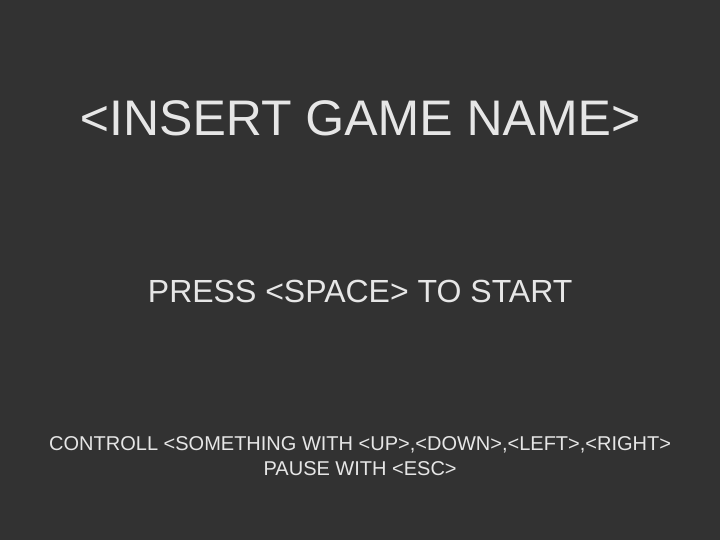
Frame 1 (no input)
Frame 60 (no input): identical to frame 1, image omitted
Frame 120 (the mouse pressed at the canvas centre since frame 60): identical to frame 1, image omitted

The p5.js sketch that drew this single still picture (run headless with seeded random() and noise() and a simulated clock; from frame 60 on, the mouse is pressed at the canvas centre):

// p5.js sketch
// ── sketch.js
var state = "START",
    score = 0, hiscore = 0,
    DIR = { UP: "UP", DOWN: "DOWN", LEFT: "LEFT", RIGHT: "RIGHT"},
    CONF = {
      WIDTH: 720, HEIGHT: 540
    }
;



function setup() {
  createCanvas(CONF.WIDTH, CONF.HEIGHT);
  frameRate(60);
  lastFrame = millis();
}

function draw() {
  deltaTime = (millis() - lastFrame) / 1000;
  lastFrame = millis();
  background(50);
  fill(0);
  noStroke();
  textFont("Arial");

  if (state == "PLAY") {
    Views.play();
  } else if (state == "READY") {
    Views.play();
  } else if (state == "START") {
    Views.start();
  } else if (state == "PAUSE") {
    Views.pause();
  } else if (state == "END") {
    Views.game_over();
  } else {
    console.error("UNKNOWN STATE: " + state);
  }
}

function keyPressed() {
  if (state == "PLAY" || state == "READY") {
    state = "PLAY";
    if (keyCode === UP_ARROW) {
    } else if (keyCode === DOWN_ARROW) {
    } else if (keyCode === LEFT_ARROW) {
    } else if (keyCode === RIGHT_ARROW) {
    }
  }

  if (key == ' ' && state == "START") {
    state = "READY";
  } else if (key == ' ' && state == "PLAY") {
  }
  if (keyCode === ESCAPE && state == "PLAY") {
    // if (music) song.pause();
    state = "PAUSE";
  } else if (keyCode === ESCAPE && state == "PAUSE") {
    // if (music) song.loop();
    state = "PLAY";
  }

  if (keyCode === ENTER && state == "END") {
    state = "READY";
  }

  return false;
}

// ── views.js
var 
    COLORS = {
        RED: [250, 40, 40],
        HEAD: [100, 250, 100],
        TAIL: [50, 180, 50]
    },
    Views = {
      play: function() {
        push();
        textSize(20);
        noStroke();
        fill(230);
        text("SCORE: " + score, 20, 20);
        textAlign(RIGHT);
        text("HI-SCORE: " + hiscore, width - 20, 20);
        pop();
        this.music();
      },

      start: function() {
        push();
        noStroke();
        fill(230);
        textAlign(CENTER);
        textSize(50);
        text("<INSERT GAME NAME>", width/2, height/4);
        textSize(32);
        text("PRESS <SPACE> TO START", width/2, (height/2)+32);
        textSize(20);
        text("CONTROLL <SOMETHING WITH <UP>,<DOWN>,<LEFT>,<RIGHT>\nPAUSE WITH <ESC>", width/2,(height/6)*5);
        pop();
        this.music();
      },

      pause: function() {
        push();
        textSize(40);
        stroke(50);
        fill(230);
        textAlign(CENTER);
        text("GAME PAUSED", width/2, (height/2)-50);
        textSize(20);
        text("PRESS <ESC> TO RESUME", width/2, (height/2)+10);
        pop();
        this.music();
      },

      game_over: function() {
        var score = game.score
        push();
        noStroke();
        fill(230);
        textAlign(CENTER);
        textSize(50);
        text("GAME OVER", width/2, height/4);
        textSize(32);
        if (score > hiscore) {
          text("NEW HI-SCORE!\nSCORE: " + score + "\nHIGH SCORE: " + hiscore, width/2,(height/2));
        } else {
          text("YOUR SCORE: " + score + "\nHIGH SCORE: " + hiscore, width/2,(height/2)+32);
        }
        textSize(18);
        text("PRESS <ENTER> TO RESTART", width/2, (height/6)*5);
        pop();
        this.music();
      },

      music: function() {

        // push();
        // noStroke();
        // fill(180);
        // textSize(10);
        // textAlign(RIGHT);
        // text("<M>USIC: " + ((song.isPlaying()?"ON":"OFF")), width - 15, height-10);
        // pop();
      }
}
